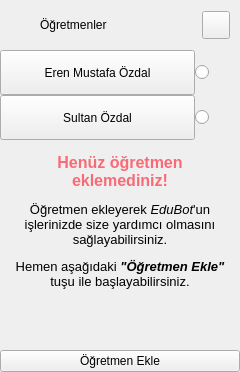
        <widget class="QFrame" name="teachersBox">
         <property name="maximumSize">
          <size>
           <width>0</width>
           <height>16777215</height>
          </size>
         </property>
         <property name="frameShape">
          <enum>QFrame::NoFrame</enum>
         </property>
         <property name="frameShadow">
          <enum>QFrame::Raised</enum>
         </property>
         <layout class="QVBoxLayout" name="extraColumLayout" stretch="0,0">
          <property name="spacing">
           <number>0</number>
          </property>
          <property name="leftMargin">
           <number>0</number>
          </property>
          <property name="topMargin">
           <number>0</number>
          </property>
          <property name="rightMargin">
           <number>0</number>
          </property>
          <property name="bottomMargin">
           <number>0</number>
          </property>
          <item>
           <widget class="QFrame" name="extraTopBg">
            <property name="minimumSize">
             <size>
              <width>0</width>
              <height>50</height>
             </size>
            </property>
            <property name="maximumSize">
             <size>
              <width>16777215</width>
              <height>50</height>
             </size>
            </property>
            <property name="frameShape">
             <enum>QFrame::NoFrame</enum>
            </property>
            <property name="frameShadow">
             <enum>QFrame::Raised</enum>
            </property>
            <layout class="QVBoxLayout" name="verticalLayout_5">
             <property name="spacing">
              <number>0</number>
             </property>
             <property name="leftMargin">
              <number>0</number>
             </property>
             <property name="topMargin">
              <number>0</number>
             </property>
             <property name="rightMargin">
              <number>0</number>
             </property>
             <property name="bottomMargin">
              <number>0</number>
             </property>
             <item>
              <layout class="QGridLayout" name="extraTopLayout" columnstretch="0,0,0">
               <property name="leftMargin">
                <number>10</number>
               </property>
               <property name="rightMargin">
                <number>10</number>
               </property>
               <property name="horizontalSpacing">
                <number>10</number>
               </property>
               <property name="verticalSpacing">
                <number>0</number>
               </property>
               <item row="0" column="2">
                <widget class="QPushButton" name="teachersBoxCloseBtn">
                 <property name="minimumSize">
                  <size>
                   <width>28</width>
                   <height>28</height>
                  </size>
                 </property>
                 <property name="maximumSize">
                  <size>
                   <width>28</width>
                   <height>28</height>
                  </size>
                 </property>
                 <property name="cursor">
                  <cursorShape>PointingHandCursor</cursorShape>
                 </property>
                 <property name="toolTip">
                  <string>Öğretmenler kutusunu kapat</string>
                 </property>
                 <property name="text">
                  <string/>
                 </property>
                 <property name="icon">
                  <iconset resource="resources.qrc">
                   <normaloff>:/icons/images/icons/x.svg</normaloff>:/icons/images/icons/x.svg</iconset>
                 </property>
                 <property name="iconSize">
                  <size>
                   <width>25</width>
                   <height>25</height>
                  </size>
                 </property>
                </widget>
               </item>
               <item row="0" column="1">
                <widget class="QLabel" name="extraLabel">
                 <property name="minimumSize">
                  <size>
                   <width>150</width>
                   <height>0</height>
                  </size>
                 </property>
                 <property name="text">
                  <string>Öğretmenler</string>
                 </property>
                </widget>
               </item>
               <item row="0" column="0">
                <widget class="QFrame" name="extraIcon">
                 <property name="minimumSize">
                  <size>
                   <width>20</width>
                   <height>0</height>
                  </size>
                 </property>
                 <property name="maximumSize">
                  <size>
                   <width>20</width>
                   <height>20</height>
                  </size>
                 </property>
                 <property name="frameShape">
                  <enum>QFrame::NoFrame</enum>
                 </property>
                 <property name="frameShadow">
                  <enum>QFrame::Raised</enum>
                 </property>
                </widget>
               </item>
              </layout>
             </item>
            </layout>
           </widget>
          </item>
          <item>
           <widget class="QFrame" name="extraContent">
            <property name="frameShape">
             <enum>QFrame::NoFrame</enum>
            </property>
            <property name="frameShadow">
             <enum>QFrame::Raised</enum>
            </property>
            <layout class="QVBoxLayout" name="verticalLayout_12">
             <property name="spacing">
              <number>0</number>
             </property>
             <property name="leftMargin">
              <number>0</number>
             </property>
             <property name="topMargin">
              <number>0</number>
             </property>
             <property name="rightMargin">
              <number>0</number>
             </property>
             <property name="bottomMargin">
              <number>0</number>
             </property>
             <item>
              <widget class="QFrame" name="extraTopMenu">
               <property name="frameShape">
                <enum>QFrame::NoFrame</enum>
               </property>
               <property name="frameShadow">
                <enum>QFrame::Raised</enum>
               </property>
               <layout class="QVBoxLayout" name="verticalLayout_11">
                <property name="spacing">
                 <number>0</number>
                </property>
                <property name="leftMargin">
                 <number>0</number>
                </property>
                <property name="topMargin">
                 <number>0</number>
                </property>
                <property name="rightMargin">
                 <number>0</number>
                </property>
                <property name="bottomMargin">
                 <number>0</number>
                </property>
                <item>
                 <widget class="QFrame" name="teacher2">
                  <property name="minimumSize">
                   <size>
                    <width>0</width>
                    <height>45</height>
                   </size>
                  </property>
                  <property name="frameShape">
                   <enum>QFrame::NoFrame</enum>
                  </property>
                  <property name="frameShadow">
                   <enum>QFrame::Raised</enum>
                  </property>
                  <layout class="QHBoxLayout" name="horizontalLayout_2">
                   <property name="spacing">
                    <number>0</number>
                   </property>
                   <property name="leftMargin">
                    <number>0</number>
                   </property>
                   <property name="topMargin">
                    <number>0</number>
                   </property>
                   <property name="rightMargin">
                    <number>0</number>
                   </property>
                   <property name="bottomMargin">
                    <number>0</number>
                   </property>
                   <item>
                    <widget class="QPushButton" name="teacherName2">
                     <property name="minimumSize">
                      <size>
                       <width>0</width>
                       <height>45</height>
                      </size>
                     </property>
                     <property name="cursor">
                      <cursorShape>PointingHandCursor</cursorShape>
                     </property>
                     <property name="text">
                      <string>Eren Mustafa Özdal</string>
                     </property>
                    </widget>
                   </item>
                   <item>
                    <widget class="QRadioButton" name="teacherSelect2">
                     <property name="minimumSize">
                      <size>
                       <width>45</width>
                       <height>45</height>
                      </size>
                     </property>
                     <property name="maximumSize">
                      <size>
                       <width>45</width>
                       <height>45</height>
                      </size>
                     </property>
                     <property name="toolTip">
                      <string>Öğretmeni seç</string>
                     </property>
                     <property name="text">
                      <string/>
                     </property>
                     <attribute name="buttonGroup">
                      <string notr="true">teacherRadioGroup</string>
                     </attribute>
                    </widget>
                   </item>
                  </layout>
                 </widget>
                </item>
                <item alignment="Qt::AlignTop">
                 <widget class="QFrame" name="teacher1">
                  <property name="minimumSize">
                   <size>
                    <width>0</width>
                    <height>45</height>
                   </size>
                  </property>
                  <property name="frameShape">
                   <enum>QFrame::NoFrame</enum>
                  </property>
                  <property name="frameShadow">
                   <enum>QFrame::Raised</enum>
                  </property>
                  <layout class="QHBoxLayout" name="horizontalLayout">
                   <property name="spacing">
                    <number>0</number>
                   </property>
                   <property name="leftMargin">
                    <number>0</number>
                   </property>
                   <property name="topMargin">
                    <number>0</number>
                   </property>
                   <property name="rightMargin">
                    <number>0</number>
                   </property>
                   <property name="bottomMargin">
                    <number>0</number>
                   </property>
                   <item>
                    <widget class="QPushButton" name="teacherName1">
                     <property name="minimumSize">
                      <size>
                       <width>0</width>
                       <height>45</height>
                      </size>
                     </property>
                     <property name="cursor">
                      <cursorShape>PointingHandCursor</cursorShape>
                     </property>
                     <property name="text">
                      <string>Sultan Özdal</string>
                     </property>
                    </widget>
                   </item>
                   <item>
                    <widget class="QRadioButton" name="teacherSelect1">
                     <property name="minimumSize">
                      <size>
                       <width>45</width>
                       <height>45</height>
                      </size>
                     </property>
                     <property name="maximumSize">
                      <size>
                       <width>45</width>
                       <height>45</height>
                      </size>
                     </property>
                     <property name="toolTip">
                      <string>Öğretmeni seç</string>
                     </property>
                     <property name="text">
                      <string/>
                     </property>
                     <attribute name="buttonGroup">
                      <string notr="true">teacherRadioGroup</string>
                     </attribute>
                    </widget>
                   </item>
                  </layout>
                 </widget>
                </item>
               </layout>
              </widget>
             </item>
             <item>
              <widget class="QFrame" name="extraCenter">
               <property name="frameShape">
                <enum>QFrame::NoFrame</enum>
               </property>
               <property name="frameShadow">
                <enum>QFrame::Raised</enum>
               </property>
               <layout class="QVBoxLayout" name="verticalLayout_10">
                <property name="spacing">
                 <number>6</number>
                </property>
                <property name="leftMargin">
                 <number>9</number>
                </property>
                <property name="topMargin">
                 <number>9</number>
                </property>
                <property name="rightMargin">
                 <number>9</number>
                </property>
                <property name="bottomMargin">
                 <number>9</number>
                </property>
                <item>
                 <widget class="QTextEdit" name="textEdit">
                  <property name="minimumSize">
                   <size>
                    <width>222</width>
                    <height>0</height>
                   </size>
                  </property>
                  <property name="styleSheet">
                   <string notr="true">background: transparent;</string>
                  </property>
                  <property name="frameShape">
                   <enum>QFrame::NoFrame</enum>
                  </property>
                  <property name="readOnly">
                   <bool>true</bool>
                  </property>
                  <property name="html">
                   <string>&lt;!DOCTYPE HTML PUBLIC &quot;-//W3C//DTD HTML 4.0//EN&quot; &quot;http://www.w3.org/TR/REC-html40/strict.dtd&quot;&gt;
&lt;html&gt;&lt;head&gt;&lt;meta name=&quot;qrichtext&quot; content=&quot;1&quot; /&gt;&lt;style type=&quot;text/css&quot;&gt;
p, li { white-space: pre-wrap; }
&lt;/style&gt;&lt;/head&gt;&lt;body style=&quot; font-family:'Segoe UI'; font-size:10pt; font-weight:400; font-style:normal;&quot;&gt;
&lt;p align=&quot;center&quot; style=&quot; margin-top:12px; margin-bottom:12px; margin-left:0px; margin-right:0px; -qt-block-indent:0; text-indent:0px;&quot;&gt;&lt;span style=&quot; font-size:12pt; font-weight:600; color:#f96a76;&quot;&gt;Henüz öğretmen eklemediniz!&lt;/span&gt;&lt;/p&gt;
&lt;p align=&quot;center&quot; style=&quot; margin-top:12px; margin-bottom:12px; margin-left:0px; margin-right:0px; -qt-block-indent:0; text-indent:0px;&quot;&gt;Öğretmen ekleyerek &lt;span style=&quot; font-style:italic;&quot;&gt;EduBot&lt;/span&gt;'un işlerinizde size yardımcı olmasını sağlayabilirsiniz.&lt;/p&gt;
&lt;p align=&quot;center&quot; style=&quot; margin-top:12px; margin-bottom:12px; margin-left:0px; margin-right:0px; -qt-block-indent:0; text-indent:0px;&quot;&gt;&lt;img src=&quot;:/images/images/images/robot_not_found.png&quot; /&gt;&lt;/p&gt;
&lt;p align=&quot;center&quot; style=&quot; margin-top:12px; margin-bottom:12px; margin-left:0px; margin-right:0px; -qt-block-indent:0; text-indent:0px;&quot;&gt;Hemen aşağıdaki &lt;span style=&quot; font-weight:600; font-style:italic;&quot;&gt;&amp;quot;Öğretmen Ekle&amp;quot;&lt;/span&gt; tuşu ile başlayabilirsiniz.&lt;/p&gt;&lt;/body&gt;&lt;/html&gt;</string>
                  </property>
                  <property name="textInteractionFlags">
                   <set>Qt::NoTextInteraction</set>
                  </property>
                 </widget>
                </item>
               </layout>
              </widget>
             </item>
             <item>
              <widget class="QPushButton" name="btn_add_teacher">
               <property name="cursor">
                <cursorShape>PointingHandCursor</cursorShape>
               </property>
               <property name="text">
                <string>Öğretmen Ekle</string>
               </property>
               <property name="icon">
                <iconset resource="resources.qrc">
                 <normaloff>:/icons/images/icons/person-plus-fill.svg</normaloff>:/icons/images/icons/person-plus-fill.svg</iconset>
               </property>
              </widget>
             </item>
            </layout>
           </widget>
          </item>
         </layout>
        </widget>
